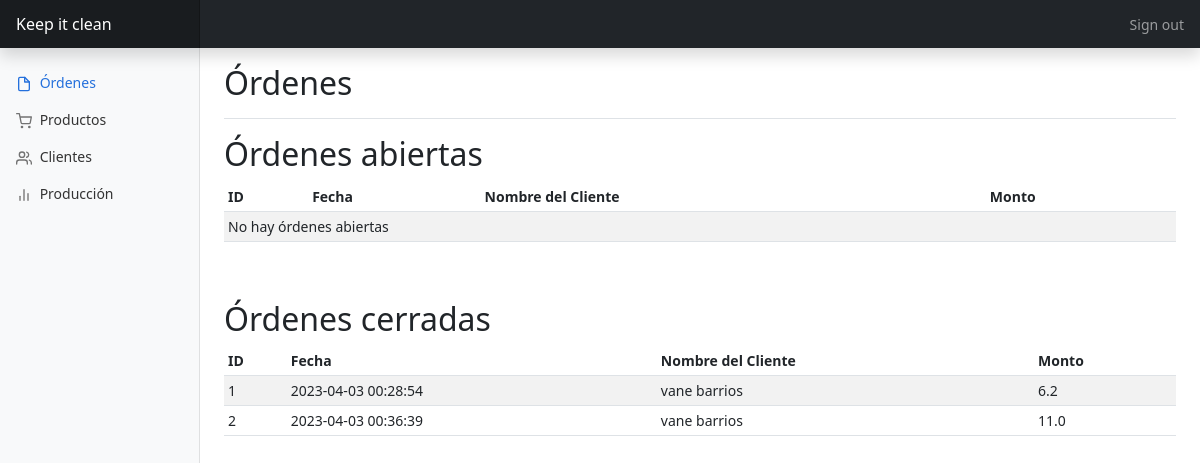
The page /ordenes.php on the database its author committed.
### tables this page shows
CREATE TABLE `ordenes_compra` (
  `ID` int(8) NOT NULL,
  `fecha` datetime NOT NULL DEFAULT CURRENT_TIMESTAMP,
  `ID_cliente` int(8) NOT NULL,
  `monto` float(6,1) NOT NULL,
  `status` enum('abierta','cerrada') NOT NULL DEFAULT 'abierta'
);

CREATE TABLE `usuario` (
  `ID` int(8) NOT NULL,
  `cedula` int(10) NOT NULL,
  `nombre` varchar(30) NOT NULL,
  `apellido` varchar(30) NOT NULL,
  `direccion` text NOT NULL,
  `correo` varchar(50) NOT NULL,
  `clave` varchar(21) NOT NULL
);

### ordenes.php (the view, shortened to what this page needs)
<?php
include_once('php/conexion.php');
?>
<!DOCTYPE html>
<html lang="en">
<head>
    <link href="https://cdn.jsdelivr.net/npm/bootstrap@5.3.0-alpha2/dist/css/bootstrap.min.css" rel="stylesheet">
    <link href="css/admin.css" rel="stylesheet">
</head>
<body>
        <header class="navbar navbar-dark sticky-top bg-dark flex-md-nowrap p-0 shadow">
          <a class="navbar-brand col-md-3 col-lg-2 me-0 px-3 fs-6" href="admin-board.php">Keep it clean</a>
          <div class="navbar-nav">
            <div class="nav-item text-nowrap">
              <a class="nav-link px-3" href="entrar.php">Sign out</a>
            </div>
          </div>
        </header>
        <div class="container-fluid">
          <div class="row">
            <nav id="sidebarMenu" class="col-md-3 col-lg-2 d-md-block bg-light sidebar collapse">
              <div class="position-sticky pt-3 sidebar-sticky">
                <ul class="nav flex-column">
                  <li class="nav-item">
                    <a class="nav-link active" href="ordenes.php">
                      <span data-feather="file" class="align-text-bottom"></span>
                      Órdenes
                    </a>
                  </li>
                  <li class="nav-item">
                    <a class="nav-link" href="productos.php">
                      <span data-feather="shopping-cart" class="align-text-bottom"></span>
                      Productos
                    </a>
                  </li>
                  <li class="nav-item">
                    <a class="nav-link" href="clientes.php">
                      <span data-feather="users" class="align-text-bottom"></span>
                      Clientes
                    </a>
                  </li>
                  <li class="nav-item">
                    <a class="nav-link" href="produccion.php">
                      <span data-feather="bar-chart-2" class="align-text-bottom"></span>
                      Producción
                    </a>
                  </li>
                </ul>
              </div>
            </nav>
            <main class="col-md-9 ms-sm-auto col-lg-10 px-md-4">
              <div class="d-flex justify-content-between flex-wrap flex-md-nowrap align-items-center pt-3 pb-2 mb-3 border-bottom">
                <h1 class="h2">Órdenes</h1>
              </div>
              <h2>Órdenes abiertas</h2>
              <div class="table-responsive">
                <table class="table table-striped table-sm">
                  <thead>
                    <tr>
                      <th scope="col">ID</th>
                      <th scope="col">Fecha</th>
                      <th scope="col">Nombre del Cliente</th>
                      <th scope="col">Monto</th>
                    </tr>
                  </thead>
                  <tbody>
                        <?php
                        $query = "SELECT o.ID, o.fecha, o.monto, u.nombre, u.apellido FROM ordenes_compra o JOIN usuario u ON o.ID_cliente = u.ID WHERE o.status = 'abierta'";
                        $rs = mysqli_query($conn, $query) or die(mysqli_error($conn));
                        $total_rows = mysqli_num_rows($rs);
                        if($total_rows > 0){
                            while($rows  = mysqli_fetch_array($rs)){
                                ?>
                                <tr>
                                    <td><?php echo $rows['ID']; ?></td>
                                    <td><?php echo $rows['fecha']; ?></td>
                                    <td><?php echo $rows['nombre']." ".$rows['apellido']; ?></td>
                                    <td><?php echo $rows['monto']; ?></td>
                                    <td><a href="ordenes.php" onClick="entregas(<?php echo $rows['ID']; ?>)" class="btn btn-success"><svg xmlns="http://www.w3.org/2000/svg" width="16" height="16" fill="currentColor" class="bi bi-bookmark-check-fill" viewBox="0 0 16 16">
                                    <path fill-rule="evenodd" d="M2 15.5V2a2 2 0 0 1 2-2h8a2 2 0 0 1 2 2v13.5a.5.5 0 0 1-.74.439L8 13.069l-5.26 2.87A.5.5 0 0 1 2 15.5zm8.854-9.646a.5.5 0 0 0-.708-.708L7.5 7.793 6.354 6.646a.5.5 0 1 0-.708.708l1.5 1.5a.5.5 0 0 0 .708 0l3-3z"/>
                                  </svg></a></td>
                                </tr>
                        <?php
                            }
                        }else{
                            ?>
                            <tr>
                                <td colspan="4">No hay órdenes abiertas</td>
                            </tr>
                        <?php
                            }
                            ?>
                    </tbody>
                </table>
              </div>
            <br><br>
            <h2>Órdenes cerradas</h2>
              <div class="table-responsive">
                <table class="table table-striped table-sm">
                  <thead>
                    <tr>
                      <th scope="col">ID</th>
                      <th scope="col">Fecha</th>
                      <th scope="col">Nombre del Cliente</th>
                      <th scope="col">Monto</th>
                    </tr>
                  </thead>
                  <tbody>
                        <?php
                        $query = "SELECT o.ID, o.fecha, o.monto, u.nombre, u.apellido FROM ordenes_compra o JOIN usuario u ON o.ID_cliente = u.ID WHERE o.status = 'cerrada'";
                        $rs = mysqli_query($conn, $query) or die(mysqli_error($conn));
                        $total_rows = mysqli_num_rows($rs);
                        if($total_rows > 0){
                            while($rows  = mysqli_fetch_array($rs)){
                                ?>
                                <tr>
                                    <td><?php echo $rows['ID']; ?></td>
                                    <td><?php echo $rows['fecha']; ?></td>
                                    <td><?php echo $rows['nombre']." ".$rows['apellido']; ?></td>
                                    <td><?php echo $rows['monto']; ?></td>
                                </tr>
                        <?php
                            }
                        }else{
                            ?>
                            <tr>
                                <td colspan="4">No hay órdenes cerradas</td>
                            </tr>
                        <?php
                            }
                            ?>
                    </tbody>
                </table>
              </div>
            </main>
          </div>
        </div>
</body>
</html>

### css/admin.css (style rules this page uses)
body { font-size: .875rem; }
.feather { width: 16px; height: 16px; }
.sidebar { position: fixed; top: 0; bottom: 0; left: 0; z-index: 100; padding: 48px 0 0; box-shadow: inset -1px 0 0 rgba(0, 0, 0, .1); }
.sidebar-sticky { height: calc(100vh - 48px); overflow-x: hidden; overflow-y: auto; }
.sidebar .nav-link { font-weight: 500; color: #333; }
.sidebar .nav-link .feather { margin-right: 4px; color: #727272; }
.sidebar .nav-link.active { color: #2470dc; }
.sidebar .nav-link:hover .feather, .sidebar .nav-link.active .feather { color: inherit; }
.navbar-brand { padding-top: .75rem; padding-bottom: .75rem; background-color: rgba(0, 0, 0, .25); box-shadow: inset -1px 0 0 rgba(0, 0, 0, .25); }

### rows shown on the page
ordenes_compra: ID "1", fecha "2023-04-03 00:28:54", usuario.nombre "vane", usuario.apellido "barrios", monto "6.2"
ordenes_compra: ID "2", fecha "2023-04-03 00:36:39", usuario.nombre "vane", usuario.apellido "barrios", monto "11.0"
